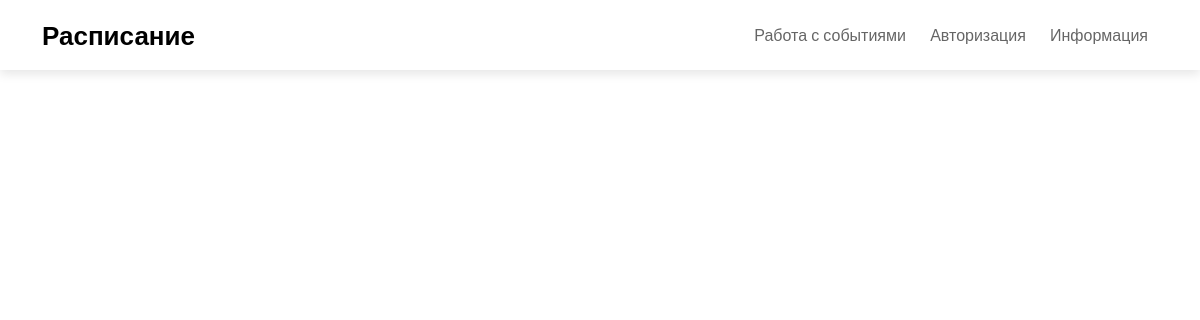
The app's page /, older data.
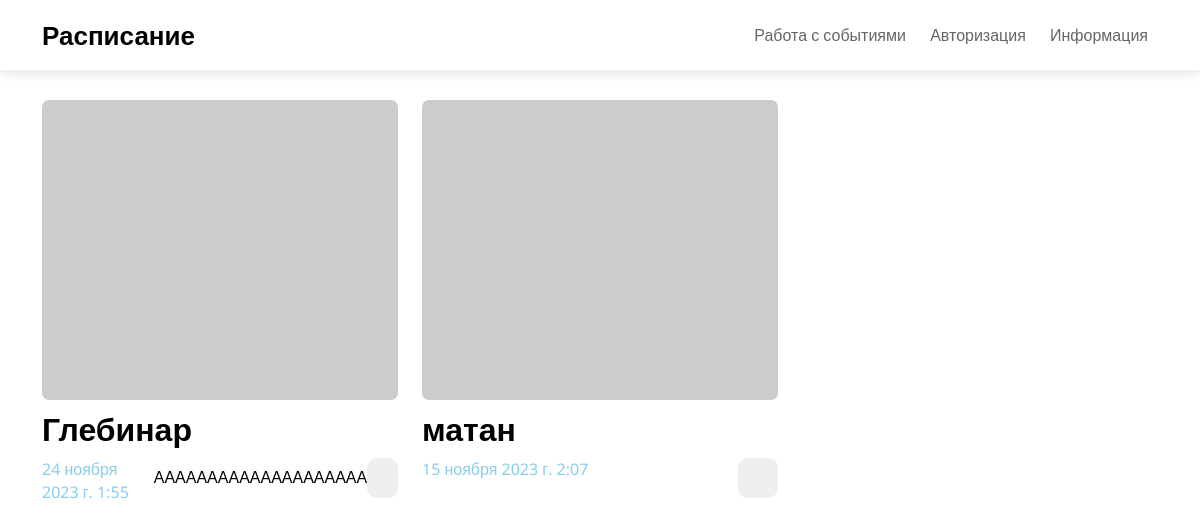
The same page, newer data.
### app1/models.py (models this page shows)
class StudySession(models.Model):
    group = models.CharField(max_length=10)
    title = models.CharField(max_length=255)
    short_title = models.CharField(default="ПРДМТ",max_length=10, blank=True, null=True)
    session_type = models.PositiveSmallIntegerField(default=0, blank=True, null=True)
    subgroup = models.PositiveSmallIntegerField(default=0, blank=True, null=True)
    comment = models.TextField(default="Здесь могла быть ваша заметка", blank=True, null=True)
    time_start = models.DateTimeField()
    time_end = models.DateTimeField()

### app1/views.py (the view)
# urls.py: path('', index),
def index(request):
    studysession = StudySession.objects.all()
    return render(request, "html/index.html", {"studysession": studysession})

### app1/templates/html/index.html (shortened to what this page needs)
<!DOCTYPE html>
{% load static %}
<html lang="ru">
<head>
	<link rel="stylesheet" href="/static/styles/bootstrap-reboot.min.css">
	<link rel="stylesheet" href="/static/styles/bootstrap-grid.min.css">
	<link rel="stylesheet" href="/static/styles/styles.css">
</head>
<body>
	<nav class="navbar">
		<div class="container">
			<a href="index.html" class="navbar-brand">Расписание</a>
			<ul class="navbar-menu">
				<li><a href="index_addDel.html">Работа с событиями</a></li>
				<li><a href="index_info.html">Авторизация</a></li>
				<li><a href="index_info.html">Информация</a></li>
			</ul>
		</div>
	</nav>
	<div class="container">
		<div class="row">
		 {% for lesson in studysession %}
			<div class="col-md-4">
				<div class="new">
					<div class = "image">
						<img src = "http://placehold.it/300x400" alt ="">
					</div>
					<div class="info">
						<h3>{{ lesson.title }}</h3>
						<div class="info-description">
							<span class="time">{{ lesson.time_start }}</span>
							<span class="description">{{ lesson.comment }}</span>
							<button class="go-to-new"></button>
						</div>
					</div>
				</div>
			</div>
			{% endfor %}
		</div>
	</div>
</body>
</html>

### static/styles/styles.css (style rules this page uses)
body { position: relative; font-family: 'Noto Sans', sans-serif; font-size: 16px; line-height: 1.4; color: #000; min-width: 320px; overflow-x: hidden; height: auto; }
.navbar { width: 100%; height: 70px; box-shadow: 0 4px 10px rgba(0, 0, 0, .1); margin-bottom: 30px; }
.navbar .container { height: inherit; display: flex; justify-content: space-between; align-items: center; }
.navbar-menu { list-style-type: none; padding-left: 0; margin-bottom: 0; }
.navbar-menu li { display: inline-block; }
.navbar-menu li a { display: inline-block; color: #000; opacity: 0.6; text-decoration: none; padding: 10px; transition: all .1s ease-in-out; }
.navbar-brand { font-weight: 700; font-size: 26px; text-decoration: none; color: #000; transition: all .1s ease-in-out; }
.new { margin-bottom: 30px; }
.info { width: inherit; }
.image img { width: 100%; height: 300px; object-fit: cover; border-radius: 7px; }
.image img { margin-bottom: 10px; }
.info h3 { font-size: 32px; font-weight: 700; margin-bottom: 0; }
.info-description { width: inherit; display: flex; justify-content: space-between; margin-top: 10px; }
.go-to-new { border: none; width: 40px; height: 40px; display: flex; align-items: center; justify-content: center; border-radius: 10px; }
.description { display: flex; justify-content: space-between; margin-top: 8px; text-align: justify; }
.time { color: skyblue; }

Row changes from the older to the newer data that the page shows:
added StudySession: title "Глебинар", time_start "24 ноября 2023 г. 1:55", comment "АААААААААААААААААААА"
added StudySession: title "матан", time_start "15 ноября 2023 г. 2:07"
